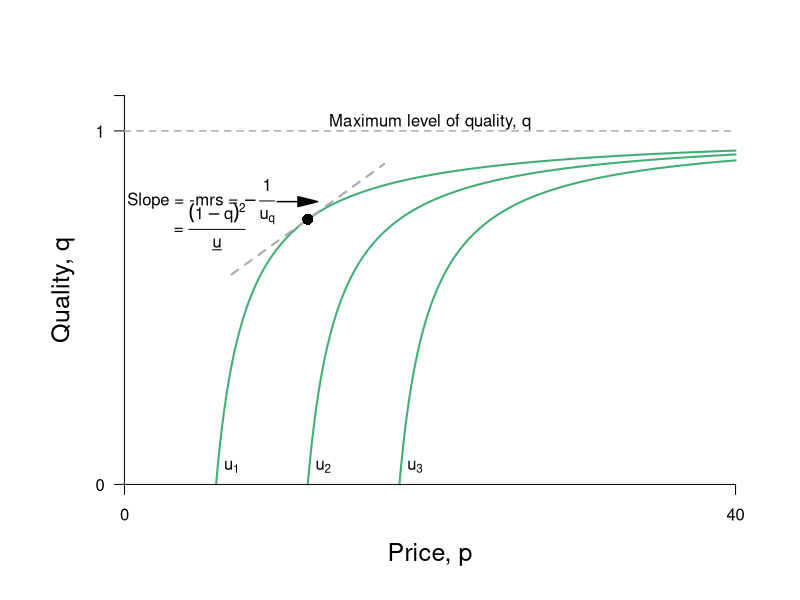

Here is the R script that generated this plot:
require(ggplot2)
require(shape)
pdf(file = "information_power/ch11_fig3.pdf", width = 9, height = 7)

#Set parameters for graphics
axislabelsize <- 1.5
labelsize <- 1.2
graphlinewidth <- 2
segmentlinewidth <- 1.5

#Parameters for figures
u1 <- 4
u2 <- 10
u3 <- 16
delta1 <- 2
delta2 <- 2
delta3 <- 2

indiffFn1 <- function(p, u1 = 4, delta1 = 2) {
  1 - (delta1) / (p - u1)
}

indiffFn2 <- function(p, u2 = 10, delta2 = 2) {
  1 - (delta2) / (p - u2)
}

indiffFn3 <- function(p, u3 = 16, delta3 = 2) {
  1 - (delta3) / (p - u3)
}

#The derivative for the function q = 1 - delta/(p - u) = delta/p - u)^2;
#From that we get the derivative and substitute in the relevant values
#for delta, u and p; that is we get a slope of 1/32
#But we also need the intercept; 0.375 above, or q/2 as it stood
tangentLine <- function(p){
  0.375 + (1/32)*p
}

COL <- c("#bae4b3", "#74c476", "#238b45")
COLA <- c("#e0f3db", "#99d8c9","#66c2a4","#41ae76", "#238b45", "#005824")
COLB <- c("#c6dbef", "#4eb3d3", "#2b8cbe", "#0868ac","#084081")

par(mar =  c(5, 5, 4, 2))
xlims <- c(0, 40)
ylims <- c(0, 1.1)


plot(0, 0, xlim = xlims, ylim = ylims, type = "n",
     xlab = "",
     ylab = "",
     xaxt = "n", yaxt = "n", cex.lab = axislabelsize, bty = "n")

mtext(expression(paste("Price, ", p)), side=1, line = 2.5, cex = axislabelsize)
text(-4, ylims[2] - 0.5*(ylims[2] - ylims[1]), expression(paste("Quality, ", q)), xpd = TRUE, cex = axislabelsize, srt = 90) 


npts <- 500 
#xx1 <- seq(0, xlims[2], length.out = npts)
xx1 <- seq(u1 + delta1, xlims[2], length.out = npts)
xx2 <- seq(u2 + delta2, xlims[2], length.out = npts)
xx3 <- seq(u3 + delta3, xlims[2], length.out = npts)
xx4 <- seq(7, 17, 0.01)




#Draw the lines for the graphs
lines(xx1, indiffFn1(xx1), col = COLA[4], lwd = graphlinewidth)
lines(xx2, indiffFn2(xx2), col = COLA[4], lwd = graphlinewidth)
lines(xx3, indiffFn3(xx3), col = COLA[4], lwd = graphlinewidth)
lines(xx4, tangentLine(xx4), col = "darkgrey", lty = 2, lwd = graphlinewidth)

#Customize ticks and labels for the plot
ticksy <- c(0, 1, 1.1)
ylabels <- c(0, 1, NA)
ticksx <- c(0, 40)
xlabels <- c(0, 40)
axis(1, at = ticksx, pos = 0, labels = xlabels)
axis(2, at = ticksy, pos = 0, labels = ylabels, las = 1)

#Annotation of the three indifference curves
text(7, 0.05, expression(paste(u[1])))
text(13, 0.05, expression(paste(u[2])))
text(19, 0.05, expression(paste(u[3])))

#Line for the max quality, q = 1 
segments(0, 1, 40, 1, lty = 2, col = "darkgray", lwd = segmentlinewidth)
#Annotating line of 100% quality
text(20, 1.025, expression(paste("Maximum level of quality, q")))

#Add a point for the tangency
points(12, 0.75, pch = 16, col = "black", cex = 1.5)

#Arrow to Slope of BRF
Arrows(10, 0.8, 12, 0.8, col = "black", lty = 1, lwd = 1.5, arr.type = "triangle")
text(5, 0.8, expression(paste("Slope = -mrs = ", -frac(1, u[q]))))
text(5.4, 0.73, expression(paste(" = ", frac((1-q)^2,  underline("u")))))
dev.off()
